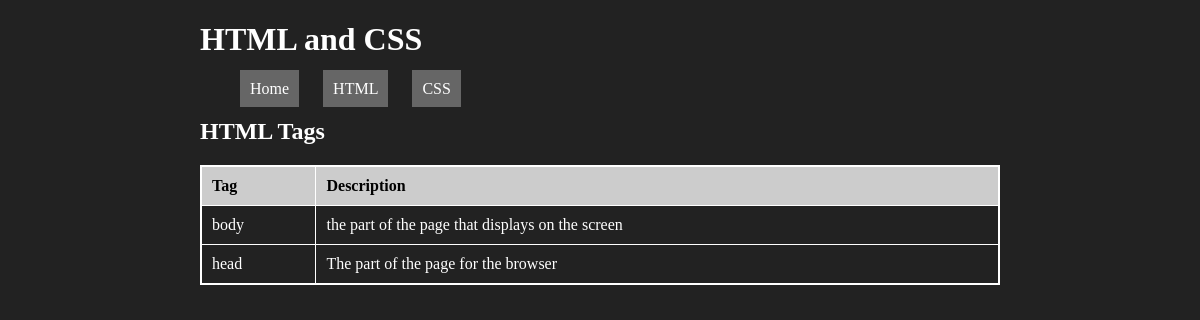
The page /tag/html on the database its author committed.
### tables this page shows
CREATE TABLE "tag" (
	"id"	INTEGER,
	"type"	char(4),
	"name"	varchar(20),
	"description"	varchar(100),
	PRIMARY KEY("id" AUTOINCREMENT)
);

### app.py (the view)
@app.route('/tag/<tag_type>')
def render_html(tag_type):
    query = "SELECT name, description from tag WHERE type = ?"
    conn = create_connection(DATABASE)
    cur = conn.cursor()
    cur.execute(query, (tag_type, ))
    definitions = cur.fetchall()
    conn.close()
    return render_template("html.html", definitions=definitions)

### app.py (called while the page is built)
def create_connection(db_file):
    try:
        connection = sqlite3.connect(db_file)
        return connection
    except sqlite3.Error as e:
        print(e)
    return None

### templates/html.html (shortened to what this page needs)
<!DOCTYPE html>
<html lang="en">
<head>
    <link type="text/css" rel="stylesheet" href="/static/style.css">
</head>
<body>
    <header>
        <h1>HTML and CSS</h1>
    </header>
    <nav>
        <ul>
            <li>
                <a href="/">Home</a>
            </li>
            <li>
                <a href="/tag/html">HTML</a>
            </li>
            <li>
                <a href="/tag/css">CSS</a>
            </li>
        </ul>
    </nav>
    <main>
        <h2>HTML Tags</h2>
        <table>
            <thead>
                <tr>
                    <td>Tag</td>
                    <td>Description</td>
                </tr>
            </thead>
            {% for definition in definitions %}
            <tr>
                <td>{{ definition[0] }}</td>
                <td>{{ definition[1] }}</td>
            </tr>
            {% endfor %}
        </table>
    </main>
</body>
</html>

### static/style.css (style rules this page uses)
body { background-color: #222; color: #fff; width: 800px; margin: auto; }
ul { list-style: none; }
li { display: inline; }
a { color: #fff; padding: 10px; text-decoration: none; background-color: #666; margin-right: 20px; }
table { border: 2px solid #fff; width: 100%; border-collapse: collapse; }
thead { font-weight: bold; color: #000; background-color: #ccc; }
td { border: 1px solid #fff; padding: 10px; }

### rows shown on the page
tag: name "body", description "the part of the page that displays on the screen"
tag: name "head", description "The part of the page for the browser"
